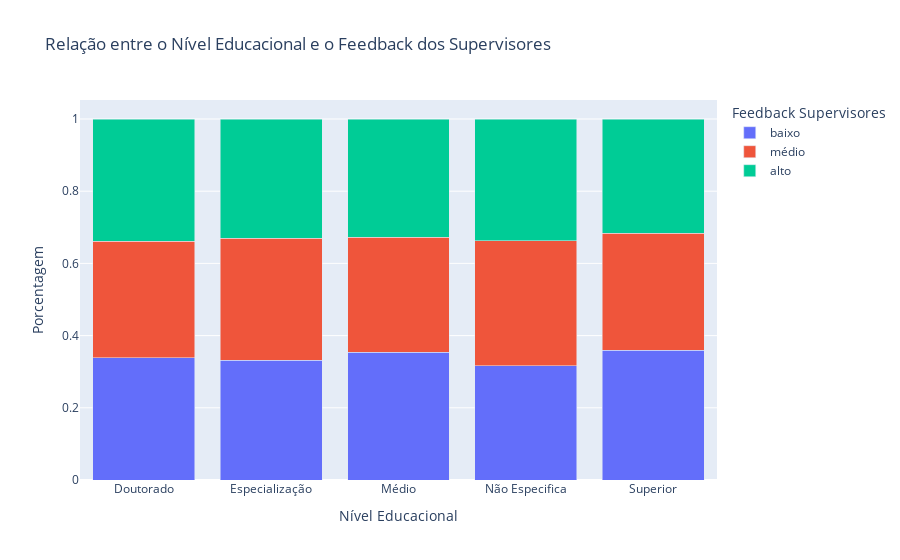

Source (notebook cell):
### Code cell
fig = px.bar(grouped_data, 
             x='Nivel_educacao', 
             y='Porcentagem', 
             color='Feedback_supervisores_range', 
             barmode='stack',
             title='Relação entre o Nível Educacional e o Feedback dos Supervisores',
             labels={'Nivel_educacao': 'Nível Educacional', 'Porcentagem': 'Porcentagem', 'Feedback_supervisores_range': 'Feedback Supervisores'})

# Mostrar o gráfico
fig.show()

### Figure 1 — Plotly figure (JSON) as saved in the notebook; plotly's stock layout.template omitted (floating-point values rounded to 4 significant figures)
{"data": [{"alignmentgroup": "True", "hovertemplate": "Feedback Supervisores=baixo<br>Nível Educacional=%{x}<br>Porcentagem=%{y}<extra></extra>", "legendgroup": "baixo", "marker": {"color": "#636efa", "pattern": {"shape": ""}}, "name": "baixo", "offsetgroup": "baixo", "orientation": "v", "showlegend": true, "textposition": "auto", "type": "bar", "x": ["Doutorado", "Especialização", "Médio", "Não Especifica", "Superior"], "xaxis": "x", "y": [0.339, 0.332, 0.354, 0.316, 0.36], "yaxis": "y"}, {"alignmentgroup": "True", "hovertemplate": "Feedback Supervisores=médio<br>Nível Educacional=%{x}<br>Porcentagem=%{y}<extra></extra>", "legendgroup": "médio", "marker": {"color": "#EF553B", "pattern": {"shape": ""}}, "name": "médio", "offsetgroup": "médio", "orientation": "v", "showlegend": true, "textposition": "auto", "type": "bar", "x": ["Doutorado", "Especialização", "Médio", "Não Especifica", "Superior"], "xaxis": "x", "y": [0.322, 0.338, 0.318, 0.347, 0.324], "yaxis": "y"}, {"alignmentgroup": "True", "hovertemplate": "Feedback Supervisores=alto<br>Nível Educacional=%{x}<br>Porcentagem=%{y}<extra></extra>", "legendgroup": "alto", "marker": {"color": "#00cc96", "pattern": {"shape": ""}}, "name": "alto", "offsetgroup": "alto", "orientation": "v", "showlegend": true, "textposition": "auto", "type": "bar", "x": ["Doutorado", "Especialização", "Médio", "Não Especifica", "Superior"], "xaxis": "x", "y": [0.339, 0.33, 0.328, 0.337, 0.316], "yaxis": "y"}], "layout": {"barmode": "stack", "legend": {"title": {"text": "Feedback Supervisores"}, "tracegroupgap": 0}, "title": {"text": "Relação entre o Nível Educacional e o Feedback dos Supervisores"}, "xaxis": {"anchor": "y", "domain": [0, 1], "title": {"text": "Nível Educacional"}}, "yaxis": {"anchor": "x", "domain": [0, 1], "title": {"text": "Porcentagem"}}}}
